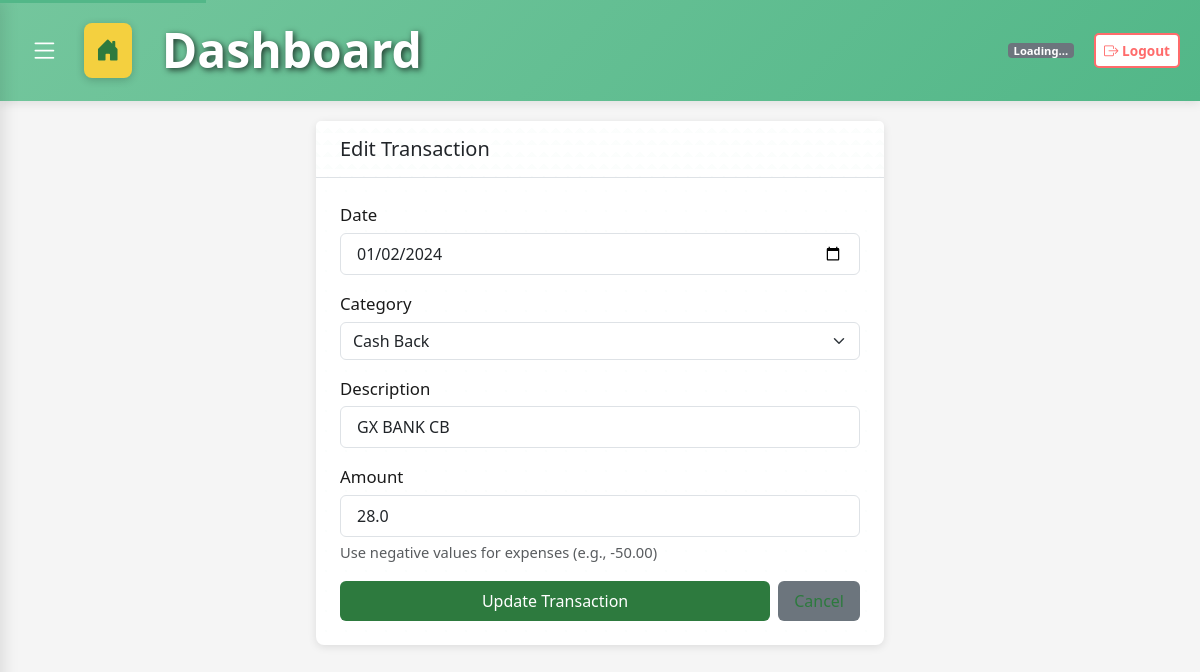
Page /edit/1 (signed in) on the earlier database version.
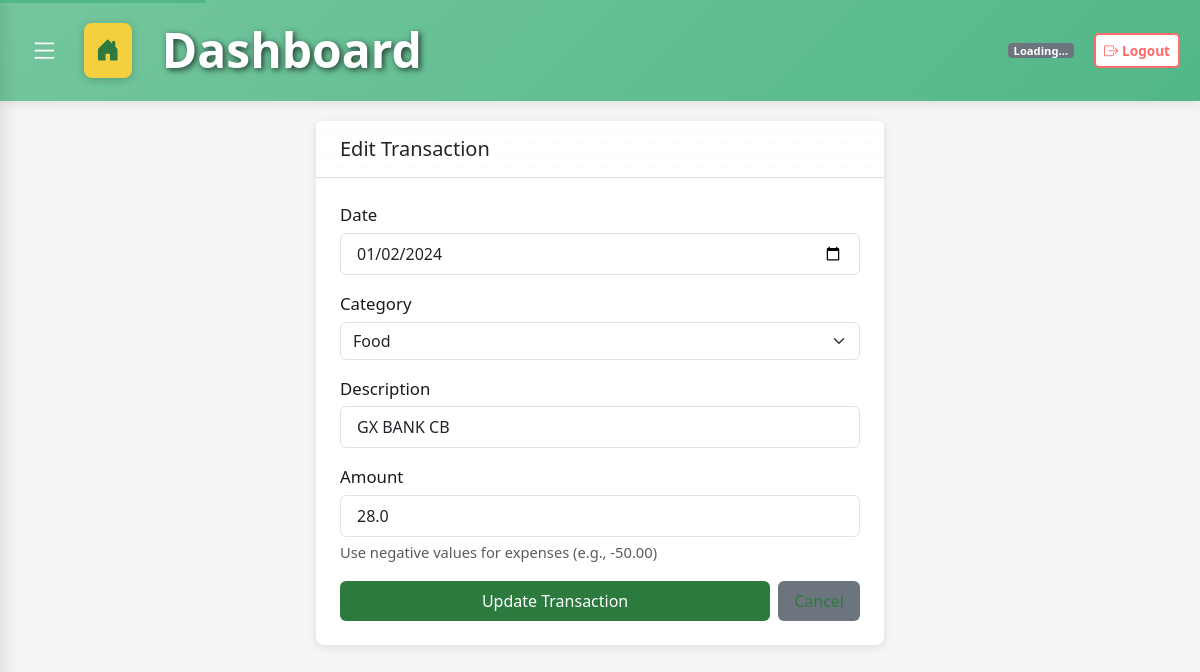
Same page on the later database version.
### app.py (models this page shows, shortened)
class Transaction(db.Model):
    id = db.Column(db.Integer, primary_key=True)
    date = db.Column(db.Date, nullable=False, default=datetime.utcnow)
    category = db.Column(db.String(50), nullable=False)
    description = db.Column(db.String(200), nullable=False)
    amount = db.Column(db.Float, nullable=False)
    account_id = db.Column(db.Integer, db.ForeignKey('balance_item.id'), nullable=True) # Link to Source Account
    user_id = db.Column(db.Integer, db.ForeignKey('user.id'), nullable=True)  # User ownership

### app.py (the view, shortened to what this page needs)
@app.route('/edit/<int:id>', methods=['GET', 'POST'])
@login_required
def edit(id):
    transaction = Transaction.query.filter_by(id=id, user_id=session.get('user_id')).first_or_404()
    return render_template('edit.html', transaction=transaction)

### app.py (called while the page is built)
def login_required(f):
    @wraps(f)
    def decorated_function(*args, **kwargs):
        if not session.get('user_id'):
            return redirect(url_for('login'))
        return f(*args, **kwargs)
    return decorated_function

### templates/edit.html (shortened to what this page needs)
{% extends 'base.html' %}
{% block content %}
<div class="row justify-content-center">
    <div class="col-md-6">
        <div class="card">
            <div class="card-header bg-white">
                <h5 class="mb-0">Edit Transaction</h5>
            </div>
            <div class="card-body">
                <form method="POST">
                    <div class="mb-3">
                        <label for="date" class="form-label">Date</label>
                        <input type="date" class="form-control" id="date" name="date"
                            value="{{ transaction.date.strftime('%Y-%m-%d') }}" required>
                    </div>
                    <div class="mb-3">
                        <label for="category" class="form-label">Category</label>
                        <select class="form-select" id="category" name="category" required>
                            <optgroup label="Expenses">
                                <option value="Food" {% if transaction.category=='Food' %}selected{% endif %}>Food
                                </option>
                            </optgroup>
                            <optgroup label="Income">
                                <option value="Cash Back" {% if transaction.category=='Cash Back' %}selected{% endif %}>
                                    Cash Back</option>
                            </optgroup>
                        </select>
                    </div>
                    <div class="mb-3">
                        <label for="description" class="form-label">Description</label>
                        <input type="text" class="form-control" id="description" name="description"
                            value="{{ transaction.description }}" required>
                    </div>
                    <div class="mb-3">
                        <label for="amount" class="form-label">Amount</label>
                        <input type="number" step="0.01" class="form-control" id="amount" name="amount"
                            value="{{ transaction.amount }}" required>
                        <div class="form-text">Use negative values for expenses (e.g., -50.00)</div>
                    </div>
                    <div class="d-flex gap-2">
                        <button type="submit" class="btn btn-primary flex-grow-1">Update Transaction</button>
                        <a href="{{ url_for('index') }}" class="btn btn-secondary">Cancel</a>
                    </div>
                </form>
            </div>
        </div>
    </div>
</div>
{% endblock %}

Differences in the rows shown:
changed Transaction "GX BANK CB": category "Cash Back" → (not shown)
Other differences:
form field category: (not shown) → "Food"
